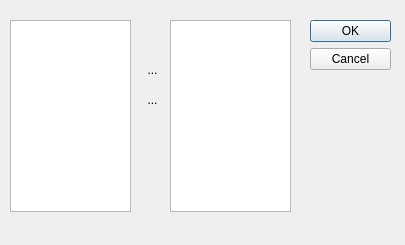
<?xml version="1.0" encoding="UTF-8"?>
<ui version="4.0">
 <class>SelectorFields</class>
 <widget class="QDialog" name="SelectorFields">
  <property name="windowModality">
   <enum>Qt::ApplicationModal</enum>
  </property>
  <property name="geometry">
   <rect>
    <x>0</x>
    <y>0</y>
    <width>405</width>
    <height>245</height>
   </rect>
  </property>
  <property name="sizePolicy">
   <sizepolicy hsizetype="Fixed" vsizetype="Fixed">
    <horstretch>0</horstretch>
    <verstretch>0</verstretch>
   </sizepolicy>
  </property>
  <property name="minimumSize">
   <size>
    <width>405</width>
    <height>245</height>
   </size>
  </property>
  <property name="maximumSize">
   <size>
    <width>405</width>
    <height>245</height>
   </size>
  </property>
  <property name="windowTitle">
   <string>Fields selector</string>
  </property>
  <widget class="QDialogButtonBox" name="buttonBox">
   <property name="geometry">
    <rect>
     <x>310</x>
     <y>20</y>
     <width>81</width>
     <height>191</height>
    </rect>
   </property>
   <property name="orientation">
    <enum>Qt::Vertical</enum>
   </property>
   <property name="standardButtons">
    <set>QDialogButtonBox::Cancel|QDialogButtonBox::Ok</set>
   </property>
  </widget>
  <widget class="QTreeView" name="fieldsAval">
   <property name="geometry">
    <rect>
     <x>10</x>
     <y>20</y>
     <width>121</width>
     <height>192</height>
    </rect>
   </property>
   <property name="indentation">
    <number>2</number>
   </property>
  </widget>
  <widget class="QTreeView" name="fieldsUsed">
   <property name="geometry">
    <rect>
     <x>170</x>
     <y>20</y>
     <width>121</width>
     <height>192</height>
    </rect>
   </property>
   <property name="indentation">
    <number>2</number>
   </property>
  </widget>
  <widget class="QToolButton" name="btn_add">
   <property name="geometry">
    <rect>
     <x>140</x>
     <y>60</y>
     <width>25</width>
     <height>19</height>
    </rect>
   </property>
   <property name="autoFillBackground">
    <bool>true</bool>
   </property>
   <property name="text">
    <string>...</string>
   </property>
   <property name="icon">
    <iconset>
     <normalon>:/image/right.png</normalon>
    </iconset>
   </property>
   <property name="iconSize">
    <size>
     <width>18</width>
     <height>18</height>
    </size>
   </property>
   <property name="autoRaise">
    <bool>true</bool>
   </property>
  </widget>
  <widget class="QToolButton" name="btn_remove">
   <property name="geometry">
    <rect>
     <x>140</x>
     <y>90</y>
     <width>25</width>
     <height>19</height>
    </rect>
   </property>
   <property name="text">
    <string>...</string>
   </property>
   <property name="icon">
    <iconset>
     <normalon>:/image/left.png</normalon>
    </iconset>
   </property>
   <property name="iconSize">
    <size>
     <width>18</width>
     <height>18</height>
    </size>
   </property>
   <property name="autoRaise">
    <bool>true</bool>
   </property>
  </widget>
 </widget>
 <resources>
  <include location="res/res2.qrc"/>
 </resources>
 <connections>
  <connection>
   <sender>buttonBox</sender>
   <signal>accepted()</signal>
   <receiver>SelectorFields</receiver>
   <slot>accept()</slot>
   <hints>
    <hint type="sourcelabel">
     <x>248</x>
     <y>254</y>
    </hint>
    <hint type="destinationlabel">
     <x>157</x>
     <y>274</y>
    </hint>
   </hints>
  </connection>
  <connection>
   <sender>buttonBox</sender>
   <signal>rejected()</signal>
   <receiver>SelectorFields</receiver>
   <slot>reject()</slot>
   <hints>
    <hint type="sourcelabel">
     <x>316</x>
     <y>260</y>
    </hint>
    <hint type="destinationlabel">
     <x>286</x>
     <y>274</y>
    </hint>
   </hints>
  </connection>
 </connections>
</ui>
